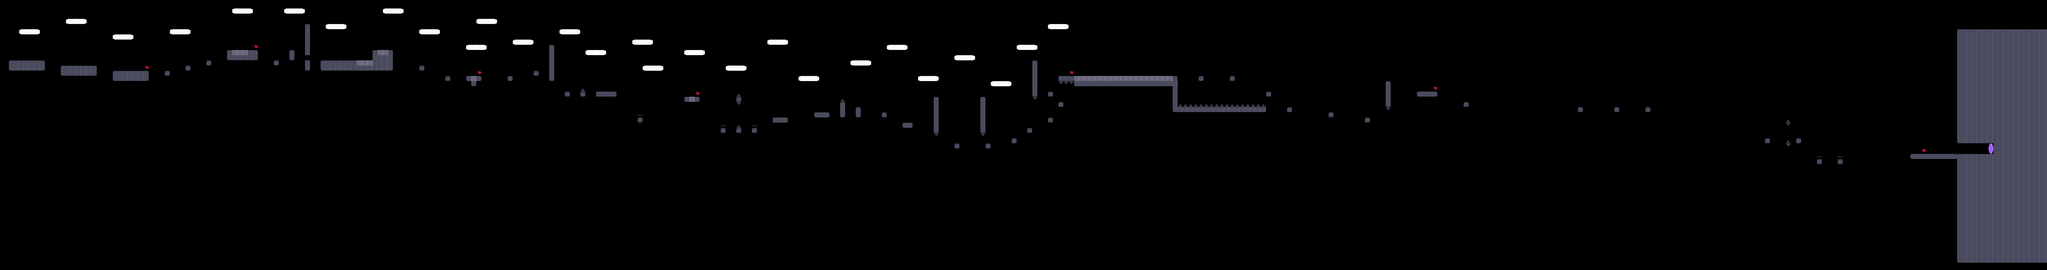

Tiled map render using the project's own tile images. Description and the map definition, with tile-layer contents summarised, below:
An orthogonal 394x52 tile map with 16x16 px tiles, 1 tile layer (Level) and 156 objects (42x KillPlayer, 9x Moving, 7x Checkpoint, 5x Bouncy, 5x Text, ...).

<map version="1.9" tiledversion="1.9.0" orientation="orthogonal" renderorder="right-down" width="394" height="52" tilewidth="16" tileheight="16" infinite="0" nextlayerid="6" nextobjectid="281">
 <tileset firstgid="1" source="Environment.tsx" />
 <layer id="1" name="Level" width="394" height="52" offsetx="11" offsety="-22">
  <data>[20488 cells, 1223 non-empty, 27 distinct tile ids]</data>
 </layer>
 <objectgroup id="4" name="Collisions">
  <object id="70" x="27" y="186" width="112" height="32" />
  <object id="71" x="188" y="202" width="112" height="32" />
  <object id="72" x="347" y="218" width="112" height="32" />
  <object id="73" name="Checkpoint" x="447" y="203" width="10" height="15">
   <properties>
    <property name="CheckpointNumber" type="int" value="0" />
   </properties>
  </object>
  <object id="74" x="507" y="218" width="16" height="16" />
  <object id="75" x="571" y="202" width="16" height="16" />
  <object id="76" x="635" y="186" width="16" height="16" />
  <object id="77" x="699" y="154" width="16" height="32" />
  <object id="78" x="716" y="170" width="79" height="16" />
  <object id="79" x="763" y="154" width="32" height="16" />
  <object id="80" name="KillPlayer" x="715" y="154" width="48" height="16" />
  <object id="81" name="KillPlayer" x="-222" y="304" width="1150" height="15" />
  <object id="82" name="Checkpoint" x="783" y="139" width="11" height="15">
   <properties>
    <property name="CheckpointNumber" type="int" value="1" />
   </properties>
  </object>
  <object id="86" name="KillPlayer" x="833" y="368" width="1060" height="16" />
  <object id="87" x="843" y="186" width="16" height="16" />
  <object id="88" x="891" y="154" width="16" height="32" />
  <object id="89" x="939" y="74" width="16" height="96" />
  <object id="90" x="939" y="186" width="16" height="32" />
  <object id="91" x="987" y="186" width="112" height="32" />
  <object id="92" x="1099" y="202" width="112" height="16" />
  <object id="94" x="1147" y="154" width="16" height="16" />
  <object id="96" x="1195" y="154" width="16" height="16" />
  <object id="97" x="1147" y="170" width="64" height="32" />
  <object id="98" name="KillPlayer" x="1163" y="154" width="32" height="16" />
  <object id="99" name="KillPlayer" x="1099" y="186" width="48" height="16" />
  <object id="101" x="1291" y="202" width="16" height="16" />
  <object id="103" x="1371" y="234" width="16" height="16" />
  <object id="105" x="1435" y="234" width="16" height="16" />
  <object id="106" x="1467" y="234" width="16" height="16" />
  <object id="107" x="1451" y="250" width="16" height="16" />
  <object id="108" name="Checkpoint" x="1471" y="219" width="10" height="15">
   <properties>
    <property name="CheckpointNumber" type="int" value="2" />
   </properties>
  </object>
  <object id="110" name="KillPlayer" x="1451" y="234" width="16" height="16" />
  <object id="111" name="KillPlayer" x="1837" y="432" width="879" height="16" />
  <object id="112" x="1563" y="234" width="16" height="16" />
  <object id="113" x="1643" y="218" width="16" height="16" />
  <object id="114" x="1691" y="138" width="16" height="112" />
  <object id="115" x="1739" y="282" width="16" height="16" />
  <object id="116" x="1787" y="281" width="16" height="17" />
  <object id="117" x="1835" y="282" width="64" height="16" />
  <object id="118" x="2107" y="298" width="16" height="16" />
  <object id="120" name="KillPlayer" x="2123" y="298" width="16" height="16" />
  <object id="121" x="2139" y="298" width="16" height="16" />
  <object id="122" name="Checkpoint" x="2143" y="283" width="10" height="15">
   <properties>
    <property name="CheckpointNumber" type="int" value="3" />
   </properties>
  </object>
  <object id="123" name="Bouncy" x="1963" y="354" width="16" height="8">
   <properties>
    <property name="Strength" type="float" value="0.9" />
   </properties>
  </object>
  <object id="124" name="KillPlayer" x="1787" y="281">
   <polygon points="0,0 5,-4 8,-10 11,-5 15,0" />
  </object>
  <object id="127" name="KillPlayer" x="2568" y="517" width="1318" height="16" />
  <object id="130" x="2219" y="394" width="16" height="16" />
  <object id="131" x="2267" y="394" width="16" height="16" />
  <object id="132" x="2315" y="394" width="16" height="16" />
  <object id="133" x="2267" y="298" width="16" height="16" />
  <object id="134" x="2715" y="346" width="16" height="16" />
  <object id="135" x="2939" y="442" width="16" height="16" />
  <object id="137" name="KillPlayer" x="2267" y="298">
   <polygon points="0,0 5,-4 8,-10 11,-5 15,0" />
  </object>
  <object id="138" name="KillPlayer" x="2267" y="394">
   <polygon points="0,0 5,-4 8,-10 11,-5 15,0" />
  </object>
  <object id="139" name="KillPlayer" x="2587" y="314">
   <polygon points="0,0 5,-4 8,-10 11,-5 15,0" />
  </object>
  <object id="141" name="KillPlayer" x="2267" y="314">
   <polygon points="0,0 9,10 12,4 16,0" />
  </object>
  </objectgroup>
</map>
<!-- 100 of 156 objects omitted -->